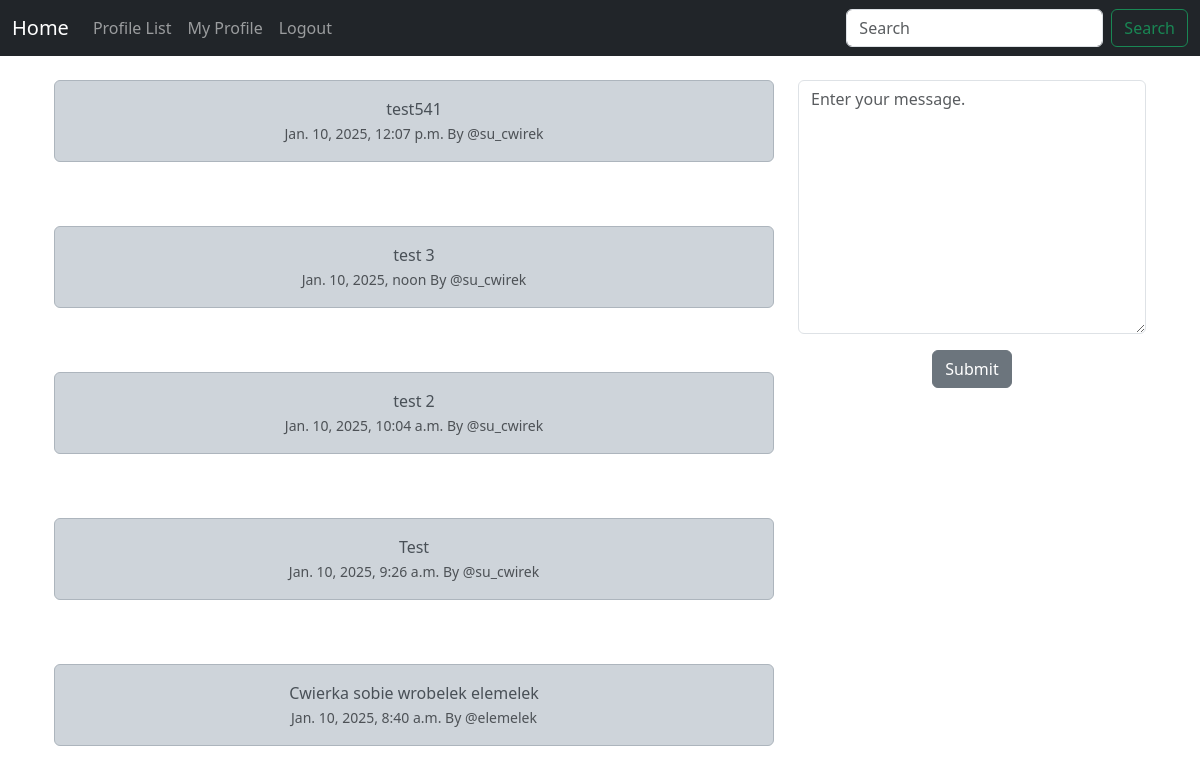
The page / (signed in) on the database its author committed.
### cwirek/models.py (models this page shows, shortened)
class Yard(models.Model):
    user = models.ForeignKey(User, related_name="yard", on_delete=models.DO_NOTHING)
    body = models.CharField(max_length=200)
    created_at = models.DateTimeField(auto_now_add=True)

### cwirek/views.py (the view, shortened to what this page needs)
# urls.py: path('', views.home, name="home"),
def home(request):
    if request.user.is_authenticated:
        form = YardForm(request.POST or None)
        yards = Yard.objects.all().order_by("-created_at")
        return render(request, 'home.html', {"yards":yards, "form":form})
    else:
        yards = Yard.objects.all().order_by("-created_at")
        return render(request, 'home.html', {"yards":yards})

### cwirek/forms.py
class YardForm(forms.ModelForm):
    body = forms.CharField(required=True, widget=forms.widgets.Textarea(attrs={"placeholder": "Enter your message.", "class":"form-control",}), label="", )
    class Meta:
        model = Yard
        exclude = ("user",)

### cwirek/templates/home.html (shortened to what this page needs)
{% extends 'base.html' %}
{% block content %}
<div class="container text-center">
<div class="row">
    <div class="col-8">
        {% for yard in yards %}
            <div class="alert alert-dark" role="alert">
            {{ yard.body }}<br/>
            <small class="text-muted">
                {{ yard.created_at }} By @{{ yard.user.username|lower}}
            </small>
            </div>
            <br/><br/>
        {% endfor %}
    </div>
    <div class="col-4">
        {% if form %}
        <form method=POST>
            {{ form.as_p }}
            <button type="submit" class="btn btn-secondary">Submit</button>
        </form>
        {% endif %}
  </div>
</div></div>
{% endblock %}

### rows shown on the page
Yard: body "test541", created_at "Jan. 10, 2025, 12:07 p.m.", user.username "su_cwirek"
Yard: body "test 3", created_at "Jan. 10, 2025, noon", user.username "su_cwirek"
Yard: body "test 2", created_at "Jan. 10, 2025, 10:04 a.m.", user.username "su_cwirek"
Yard: body "Test", created_at "Jan. 10, 2025, 9:26 a.m.", user.username "su_cwirek"
Yard: body "Cwierka sobie wrobelek elemelek", created_at "Jan. 10, 2025, 8:40 a.m.", user.username "elemelek"
